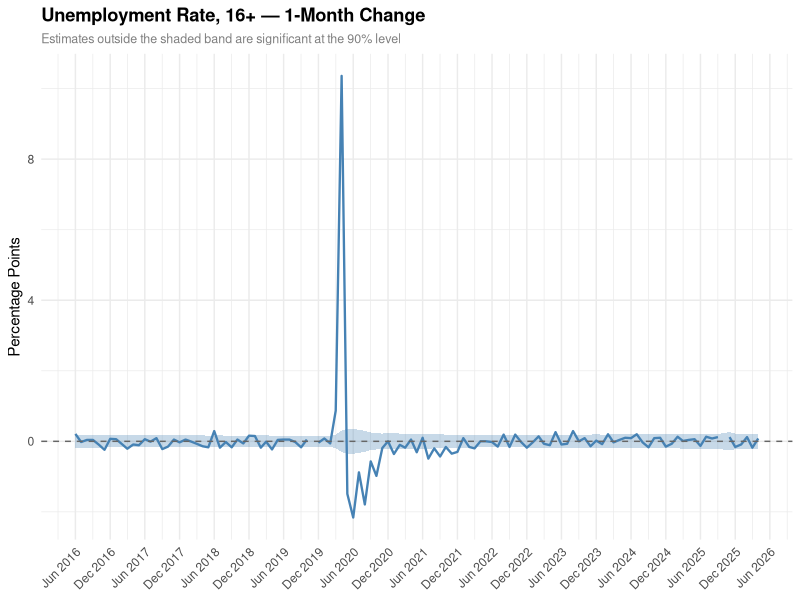
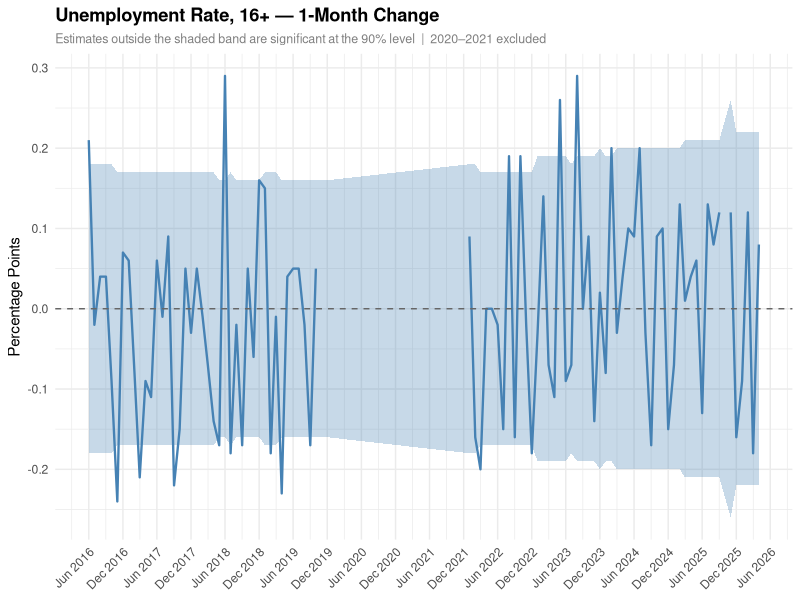
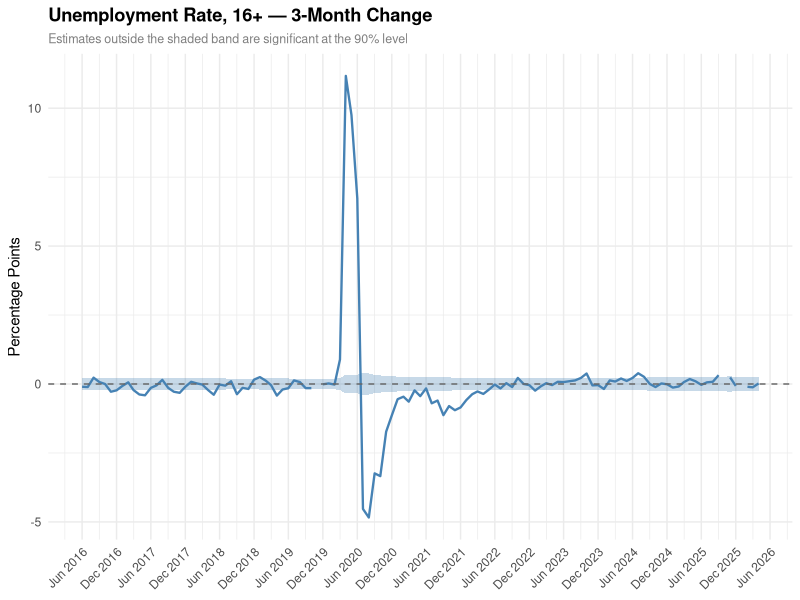
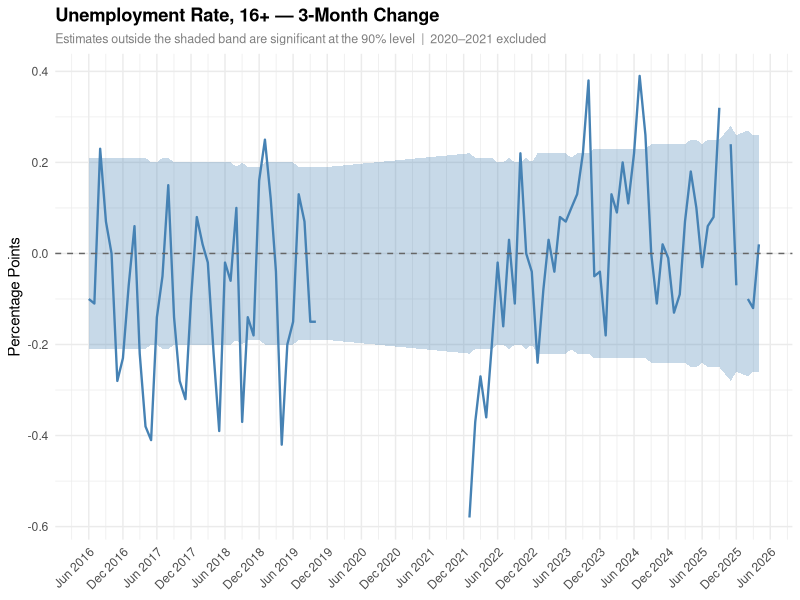
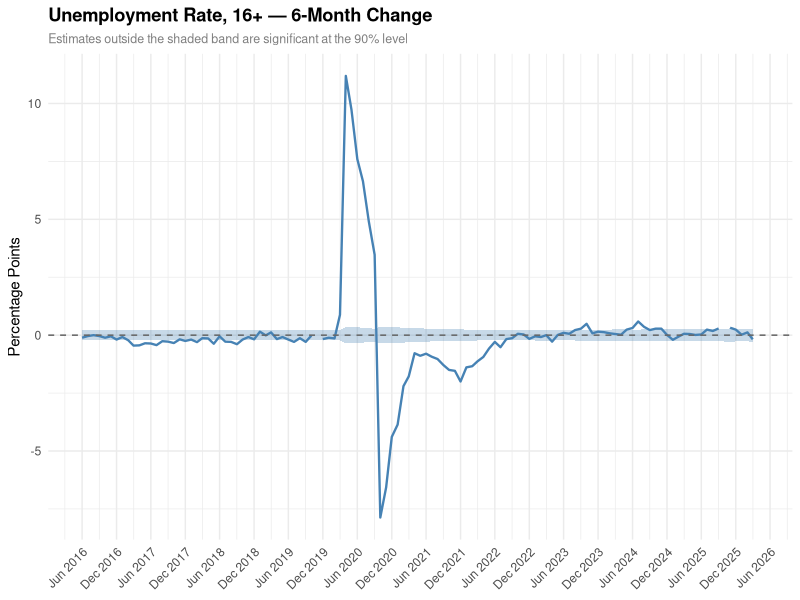
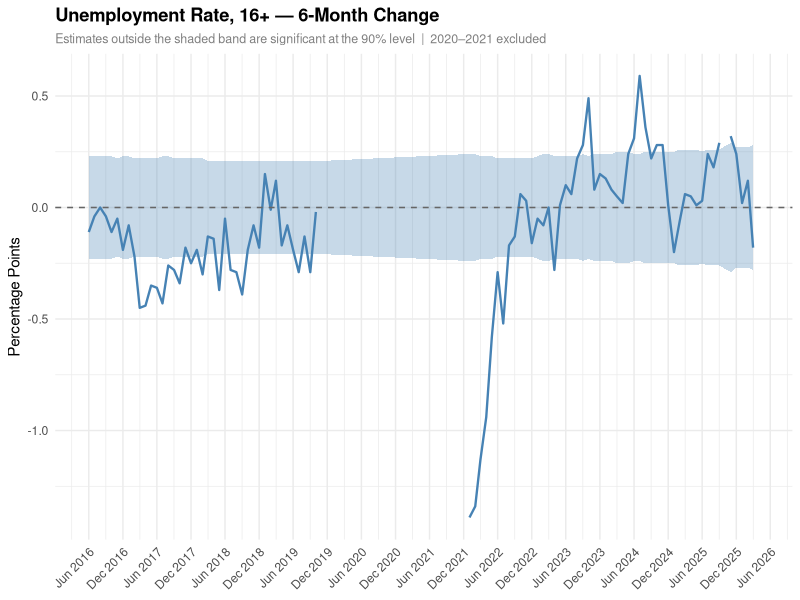
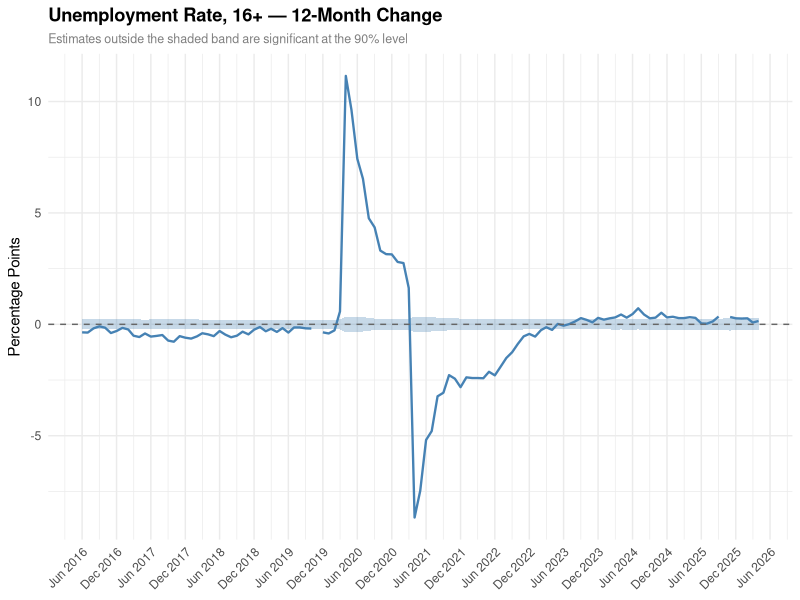
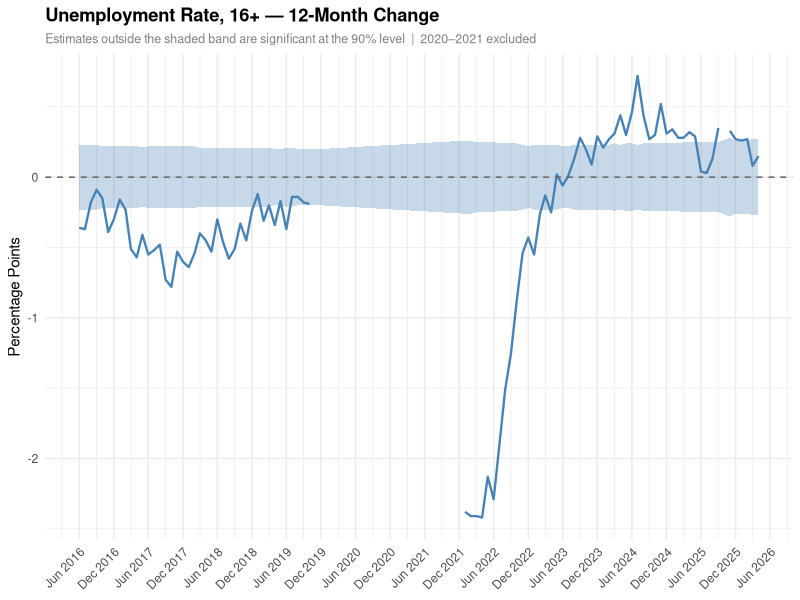

The R source for these figures, in order: (Note: this script raises an error after producing the figures.)
library(tidyverse)

df <- read_csv("inputs/processed_pdfs.csv")

vars_of_interest <- c("ur_total16", "ur_black", "ur_asian", "ur_teens", "dou_27weeks")
horizons         <- c("m1", "m3", "m6", "m12")

var_labels <- c(
  ur_total16  = "Unemployment Rate, 16+",
  ur_black    = "Unemployment Rate, Black Workers",
  ur_asian    = "Unemployment Rate, Asian Workers",
  ur_teens    = "Unemployment Rate, Teenagers",
  dou_27weeks = "Long-Term Unemployment (27+ Weeks)"
)

horizon_labels <- c(
  m1  = "1-Month Change",
  m3  = "3-Month Change",
  m6  = "6-Month Change",
  m12 = "12-Month Change"
)

y_labels <- c(
  ur_total16  = "Percentage Points",
  ur_black    = "Percentage Points",
  ur_asian    = "Percentage Points",
  ur_teens    = "Percentage Points",
  dou_27weeks = "Thousands of People"
)

df_long <- df %>%
  filter(var %in% vars_of_interest) %>%
  mutate(date = as.Date(paste(year, month, "01", sep = "-"))) %>%
  pivot_longer(
    cols          = matches("(actual|needed)_m"),
    names_to      = c(".value", "horizon"),
    names_pattern = "(.+)_(m\\d+)"
  ) %>%
  filter(horizon %in% horizons)

make_chart <- function(var_name, horizon_code, exclude_pandemic = FALSE) {
  plot_data <- df_long %>%
    filter(var == var_name, horizon == horizon_code)

  if (exclude_pandemic) {
    plot_data <- plot_data %>% filter(!year(date) %in% c(2020, 2021))
  }

  plot_data <- plot_data %>%
    complete(date = seq(min(date), max(date), by = "month"))

  subtitle <- if (exclude_pandemic) {
    "Estimates outside the shaded band are significant at the 90% level  |  2020–2021 excluded"
  } else {
    "Estimates outside the shaded band are significant at the 90% level"
  }

  ggplot(plot_data, aes(x = date, y = actual)) +
    geom_ribbon(
      aes(ymin = -needed, ymax = needed),
      fill = "steelblue", alpha = 0.3, na.rm = TRUE
    ) +
    geom_line(color = "steelblue", linewidth = 0.8) +
    geom_hline(yintercept = 0, linetype = "dashed", color = "gray40") +
    labs(
      title    = paste0(var_labels[var_name], " — ", horizon_labels[horizon_code]),
      subtitle = subtitle,
      x        = NULL,
      y        = y_labels[var_name]
    ) +
    scale_x_date(date_breaks = "6 months", date_labels = "%b %Y") +
    theme_minimal() +
    theme(
      axis.text.x   = element_text(angle = 45, hjust = 1),
      plot.title    = element_text(face = "bold"),
      plot.subtitle = element_text(color = "gray50", size = 9)
    )
}

dir.create("output", showWarnings = FALSE)

for (v in vars_of_interest) {
  for (h in horizons) {
    for (pandemic in c(FALSE, TRUE)) {
      suffix <- if (pandemic) "_nopandemic" else ""
      p <- make_chart(v, h, exclude_pandemic = pandemic)
      fname <- file.path("output", paste0(v, "_", h, suffix, ".png"))
      ggsave(filename = fname, plot = p, width = 10, height = 6, dpi = 150)
      message("Saved: ", basename(fname))
    }
  }
}
